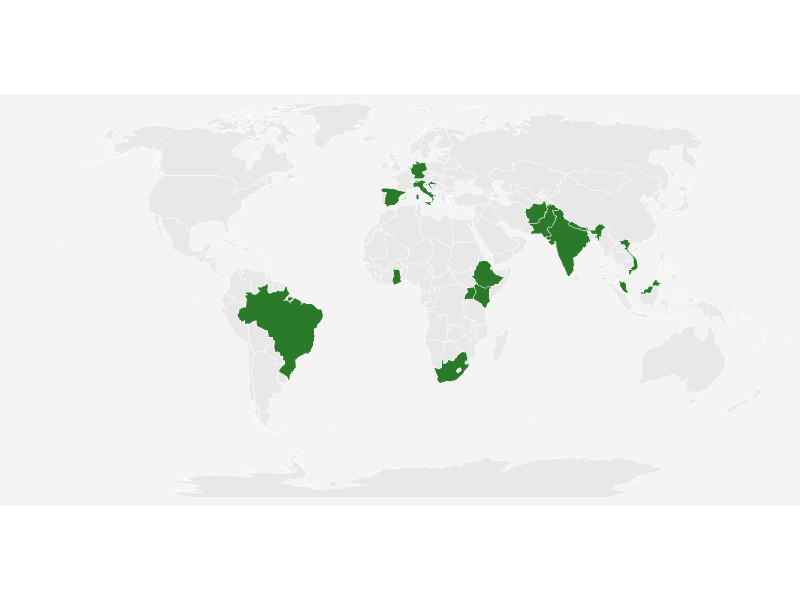
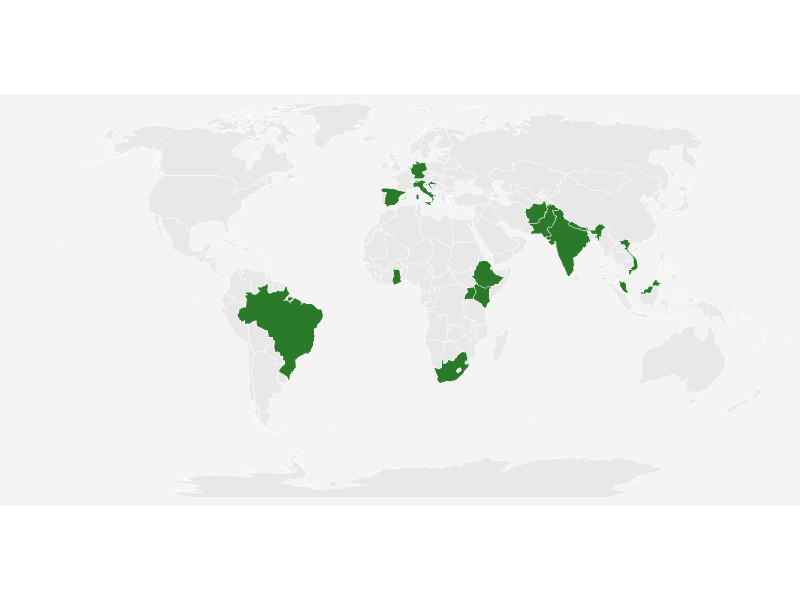

The R source for these figures, in order:
# World map of DataHealthLab trial & implementation countries
# install.packages(c("ggplot2", "rnaturalearth", "rnaturalearthdata", "svglite"))

library(ggplot2)
library(rnaturalearth)
library(rnaturalearthdata)
library(svglite)

# ── Countries ──────────────────────────────────────────────────────────────────
countries <- c(
  # LMICs
  "Afghanistan", "Ethiopia", "Ghana", "India", "Kenya",
  "Malaysia", "Nepal", "Pakistan", "South Africa", "Uganda", "Vietnam",
  # HICs
  "Brazil", "Spain", "Italy", "Croatia", "Germany", "United States of America"
)

# ── World polygons (medium resolution) ─────────────────────────────────────────
world <- ne_countries(scale = "medium", returnclass = "sf")
world$highlight <- world$name_long %in% countries

# ── Colours ────────────────────────────────────────────────────────────────────
col_highlight <- "#2a7a2a"   # site accent green
col_land      <- "#e8e8e8"   # neutral land
col_border    <- "#ffffff"   # country borders
col_ocean     <- "#f4f4f4"   # background (matches site bg)

# ── Plot ───────────────────────────────────────────────────────────────────────
p <- ggplot(world) +
  geom_sf(aes(fill = highlight),
          colour = col_border, linewidth = 0.15) +
  scale_fill_manual(
    values = c("FALSE" = col_land, "TRUE" = col_highlight),
    guide  = "none"
  ) +
  coord_sf(crs = "+proj=robin", expand = FALSE) +   # Robinson projection
  theme_void() +
  theme(
    plot.background  = element_rect(fill = col_ocean, colour = NA),
    panel.background = element_rect(fill = col_ocean, colour = NA),
    plot.margin      = margin(6, 6, 6, 6)
  )

# ── Export ─────────────────────────────────────────────────────────────────────
# SVG (for embedding in the Hugo page)
svglite("trials_map.svg", width = 9, height = 4.5)
print(p)
dev.off()

# PNG (optional — for a quick preview)
ggsave("trials_map.png", p, width = 9, height = 4.5, dpi = 150, bg = col_ocean)

message("Done — trials_map.svg and trials_map.png written to working directory.")
